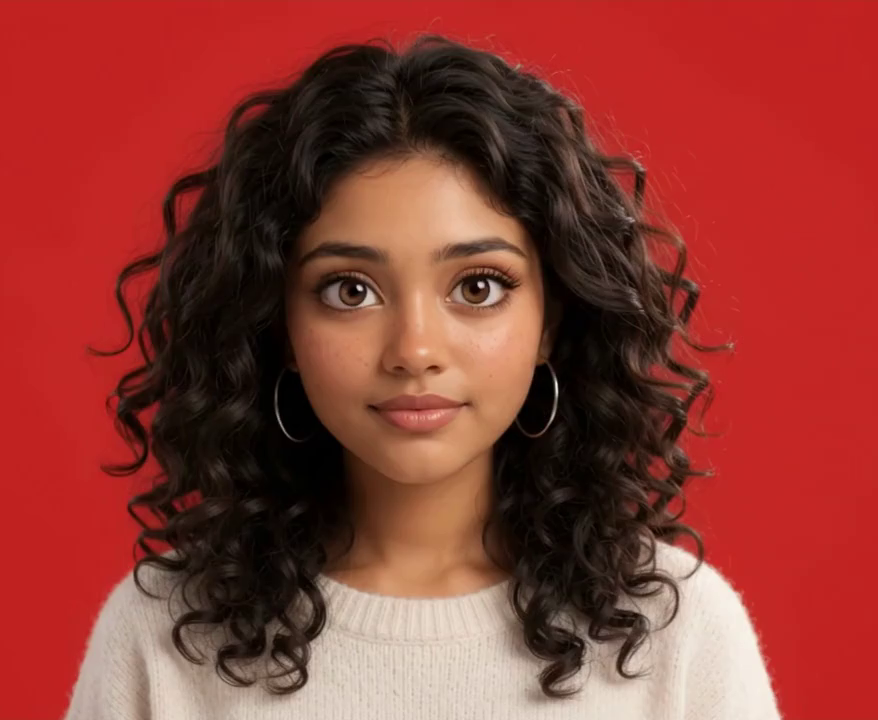
#> input picture frame 0 of public/character.mp4, 878 x 720 px
$ python inspect_video.py
#> lines starting #> are read from the running program, lines starting #| are printed output that depends on the picture; after the words box and inside, x2 and y2 are one past the last pixel; in counts of white or black regions, pixels touching at a corner belong together
#!/usr/bin/env python3
"""
inspect_video.py
Inspects the character animation video to identify directional keyframe positions,
then verifies the existing 64-frame WebP extraction is correctly ordered.
"""
import cv2
import numpy as np
import os

VIDEO_PATH = r'public/character.mp4'
FRAMES_DIR = r'public/frames'

cap = cv2.VideoCapture(VIDEO_PATH)
fps  = cap.get(cv2.CAP_PROP_FPS)
total = int(cap.get(cv2.CAP_PROP_FRAME_COUNT))
W = int(cap.get(cv2.CAP_PROP_FRAME_WIDTH))
H = int(cap.get(cv2.CAP_PROP_FRAME_HEIGHT))
dur = total / fps

print(f"Video: {W}x{H} @ {fps:.2f} fps  |  {total} frames  |  {dur:.2f}s")
print()

# ── Compass sample points ──
# The video has 8 directional poses then a neutral.
# At 30fps / 10s with 300 frames, each direction ≈ 300/9 ≈ 33 frames apart.
# Pose order from most animation tools: they typically go
#   RIGHT → DOWN-RIGHT → DOWN → DOWN-LEFT → LEFT → UP-LEFT → UP → UP-RIGHT → CENTER
# But we need to inspect actual motion to confirm.

# Sample every 10th frame and measure head ROI horizontal shift
# as a proxy for left/right head direction.
samples = {}
for f_idx in range(0, total, 10):
    cap.set(cv2.CAP_PROP_POS_FRAMES, f_idx)
    ret, frame = cap.read()
    if not ret:
        break
    # Crop to head region: top-center ~30% of frame
    head_roi = frame[:int(H*0.45), int(W*0.25):int(W*0.75)]
    # Compute mean x-position of bright (skin-tone) pixels vs dark bg
    # Background is deep red, character is brighter
    hsv = cv2.cvtColor(head_roi, cv2.COLOR_BGR2HSV)
    # Rough skin-or-bright mask (higher saturation and value than bg)
    mask = (hsv[:,:,2] > 80).astype(np.uint8)
    if mask.sum() > 100:
        cx = int(np.average(np.where(mask > 0)[1]))
        samples[f_idx] = cx
#> this loop made 30 passes
#> cx on passes 1 to 12: 238, 238, 235, 235, 233, 233, 234, 241, 247, 249, 249, 253
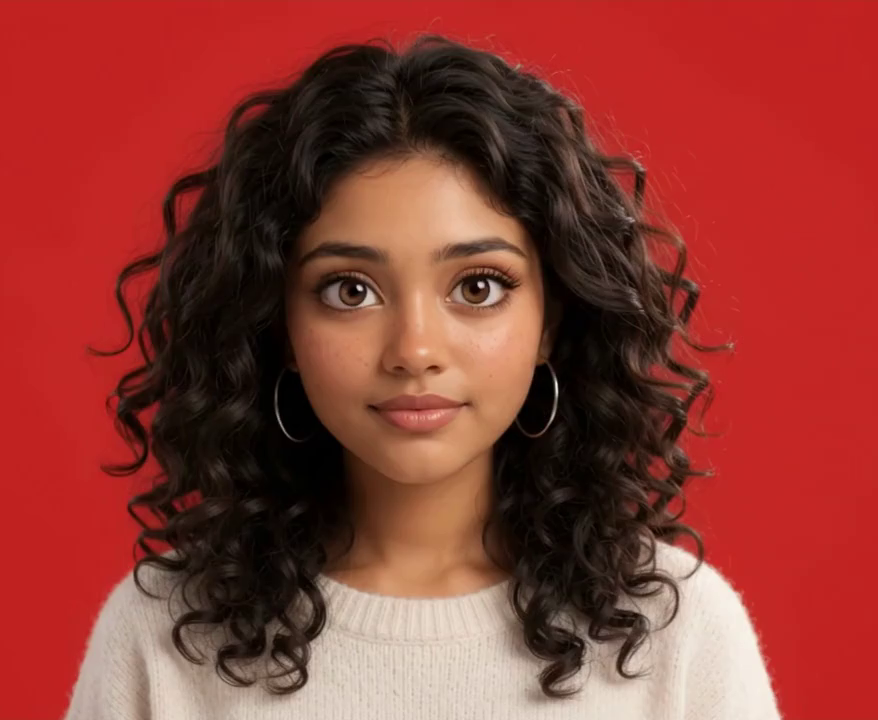
#> input picture frame 0 of public/character.mp4, 878 x 720 px
#> pass 1, `head_roi = frame[:int(H*0.45), int(W*0.25):int(W*0.75)]`:
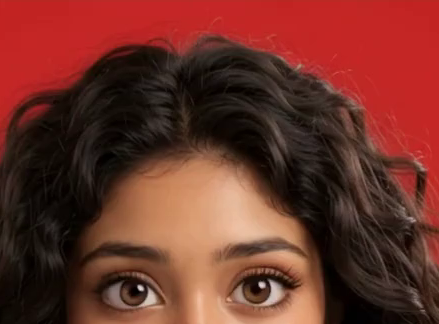
#> head_roi: shape (324, 439, 3); mean B, G, R 40.2, 50.1, 108.8
#> pass 1, `mask = (hsv[:,:,2] > 80).astype(np.uint8)`:
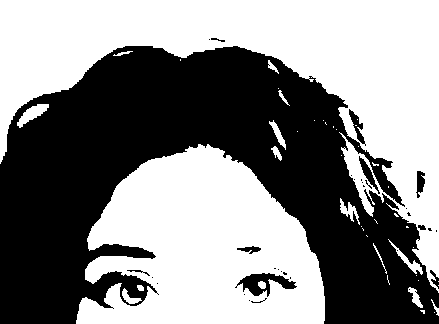
#> mask: shape (324, 439); values 0 (black) and 1 (white), 53.2% white; 33 black regions (23 under 20 px), largest, box (x1, y1, x2, y2) and area: (0, 46, 439, 324) 64993, (235, 273, 297, 297) 659, (349, 109, 366, 146) 204
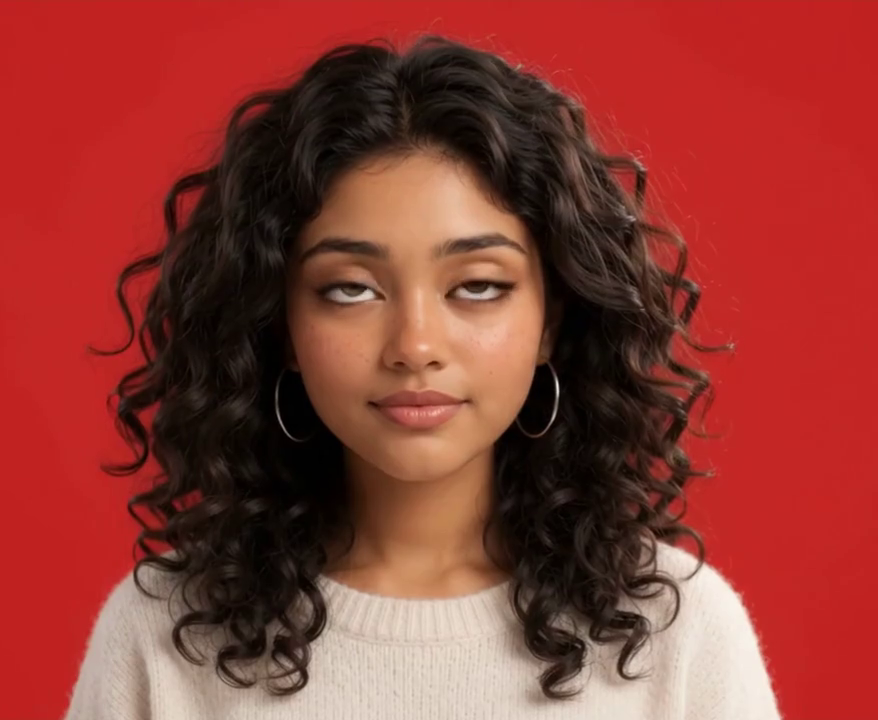
#> input picture frame 10 of public/character.mp4, 878 x 720 px
#> pass 2, `head_roi = frame[:int(H*0.45), int(W*0.25):int(W*0.75)]`:
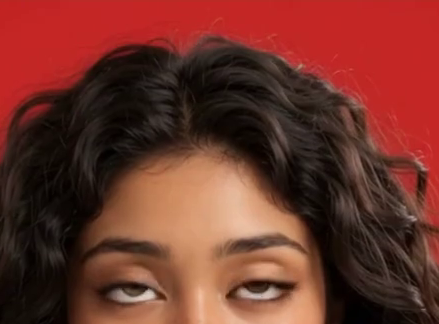
#> head_roi: shape (324, 439, 3); mean B, G, R 41.6, 51.7, 111.2
#> after the loop:
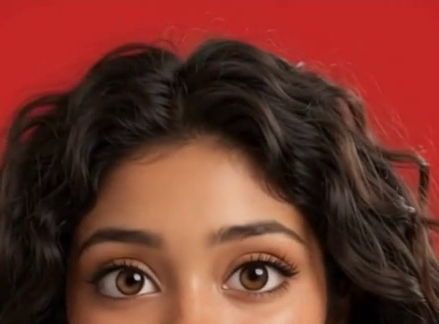
#> head_roi: shape (324, 439, 3); mean B, G, R 41.9, 52.7, 110.8
#> after the loop, samples = 30 items

cap.release()

# Print sample data
print("Frame → Head X centroid (proxy for L/R direction):")
for f, x in sorted(samples.items()):
    bar = '─' * (x // 4)
    print(f"  Frame {f:3d}: x={x:3d}  |{bar}")
#> this loop made 30 passes
#> (f, x) on passes 1 to 12: (0, 238), (10, 238), (20, 235), (30, 235), (40, 233), (50, 233), (60, 234), (70, 241), (80, 247), (90, 249), (100, 249), (110, 253)
#|   Frame   0: x=238  |───────────────────────────────────────────────────────────
#|   Frame  10: x=238  |───────────────────────────────────────────────────────────
#|   Frame  20: x=235  |──────────────────────────────────────────────────────────
#|   Frame  30: x=235  |──────────────────────────────────────────────────────────
#|   Frame  40: x=233  |──────────────────────────────────────────────────────────
#|   Frame  50: x=233  |──────────────────────────────────────────────────────────
#|   Frame  60: x=234  |──────────────────────────────────────────────────────────
#|   Frame  70: x=241  |────────────────────────────────────────────────────────────
#> (further printed lines are left out)

# ── Check extracted frame files ──
print()
#> (the run stopped early here; a loop or call above may not have finished)

$ run again, starting later in the video
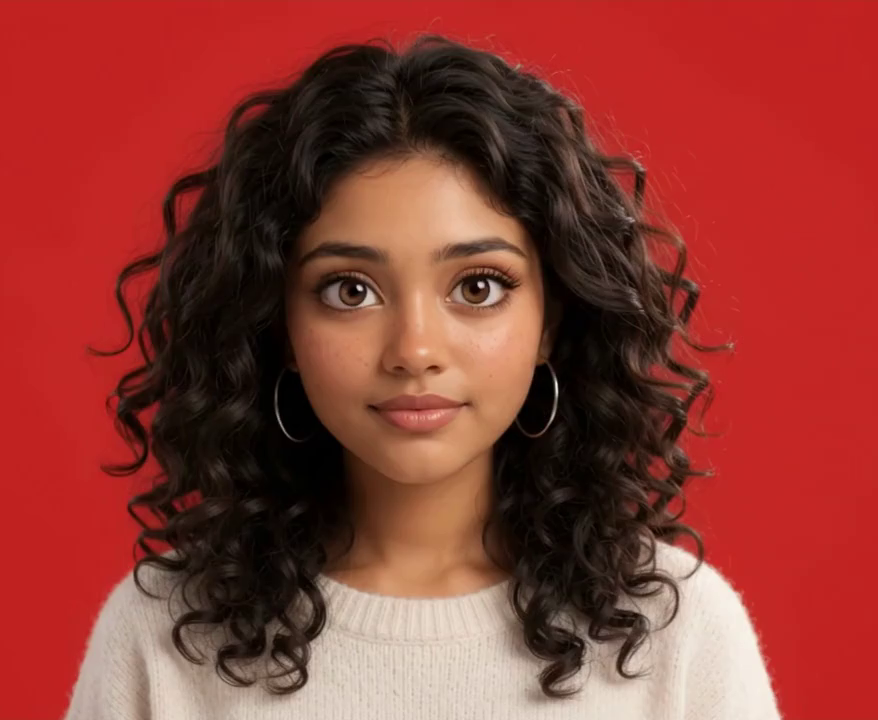
#> input picture frame 0 of public/character.mp4, 878 x 720 px
#> the loop `for f_idx in range(0, total, 10):` made 30 passes
#> cx on passes 1 to 8: 238, 238, 235, 235, 233, 233, 234, 241
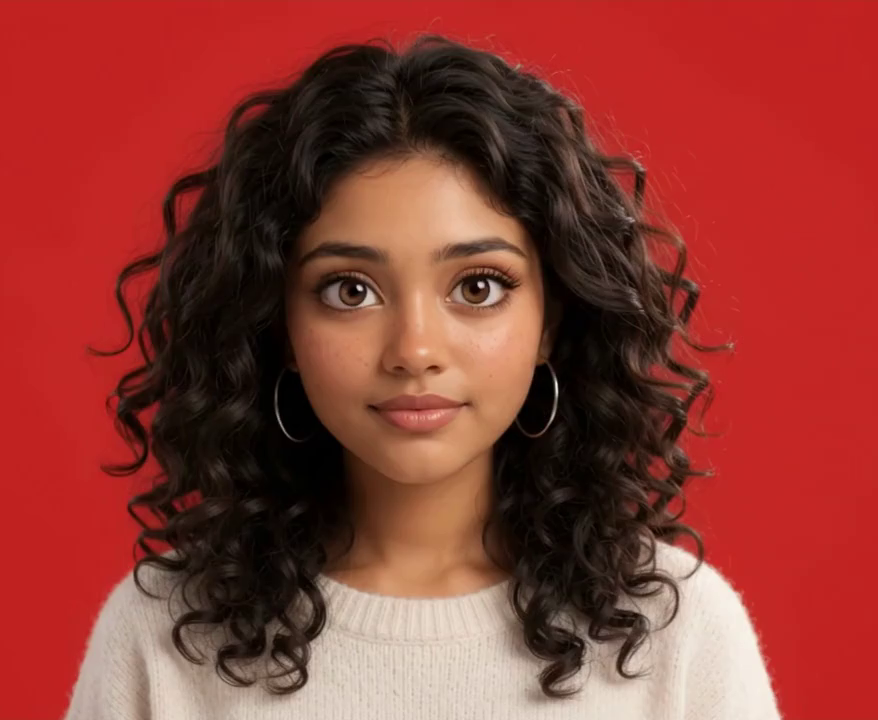
#> input picture frame 0 of public/character.mp4, 878 x 720 px
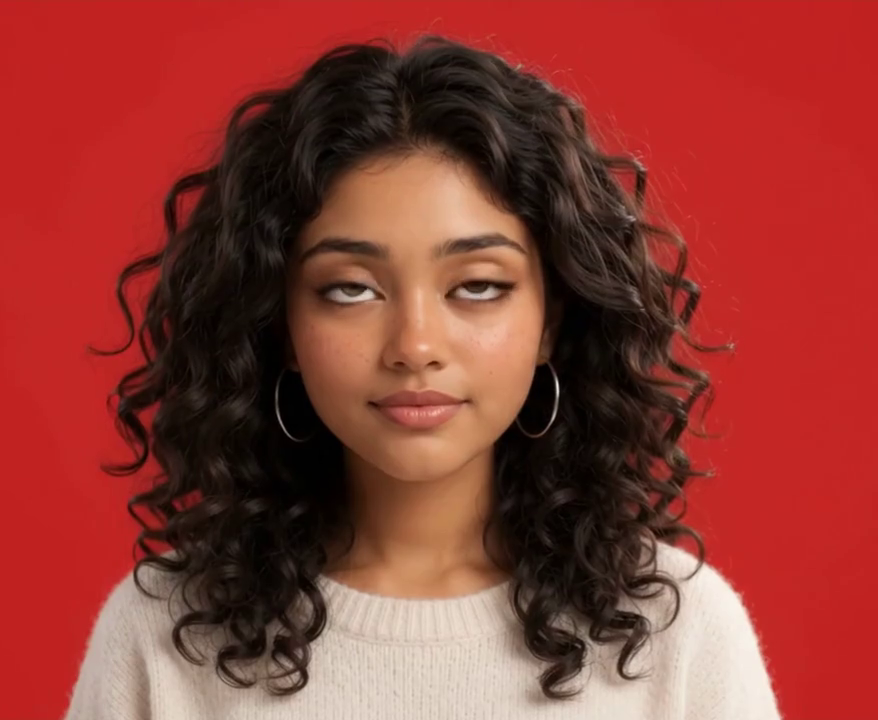
#> input picture frame 10 of public/character.mp4, 878 x 720 px
#> after the loop `for f_idx in range(0, total, 10):`: samples = 30 items
#> the loop `for f, x in sorted(samples.items()):` made 30 passes
#> (f, x) on passes 1 to 8: (0, 238), (10, 238), (20, 235), (30, 235), (40, 233), (50, 233), (60, 234), (70, 241)
#> (printed output is left out)

$ run again, starting later in the video
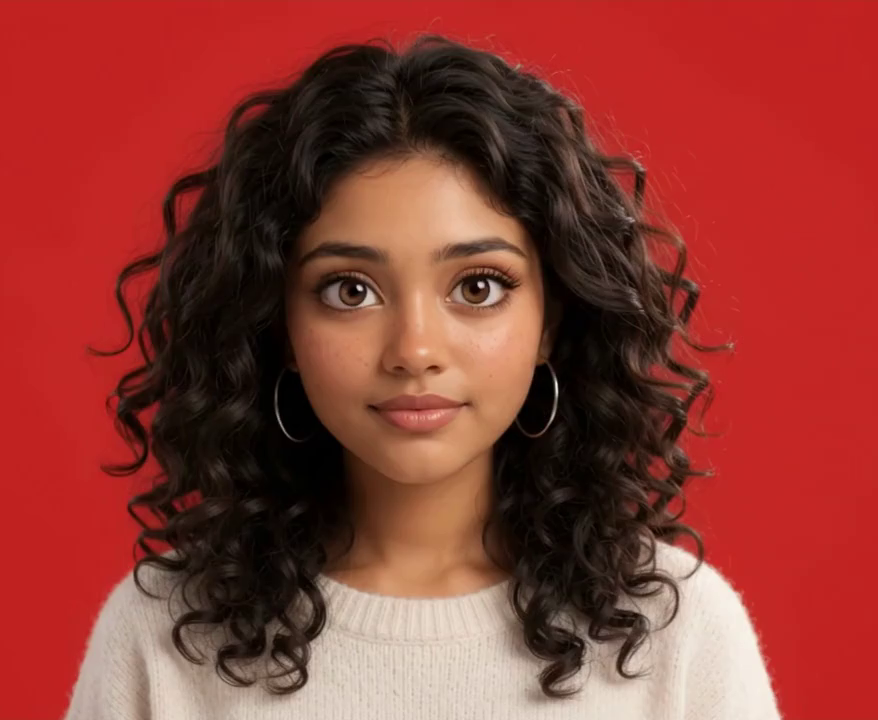
#> input picture frame 0 of public/character.mp4, 878 x 720 px
#> the loop `for f_idx in range(0, total, 10):` made 30 passes
#> cx on passes 1 to 8: 238, 238, 235, 235, 233, 233, 234, 241
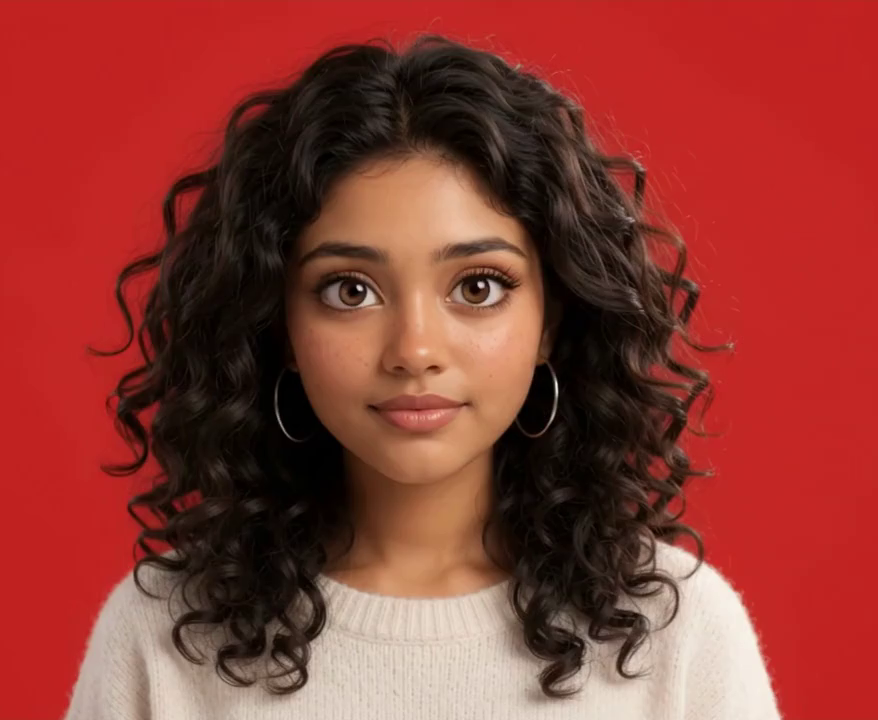
#> input picture frame 0 of public/character.mp4, 878 x 720 px
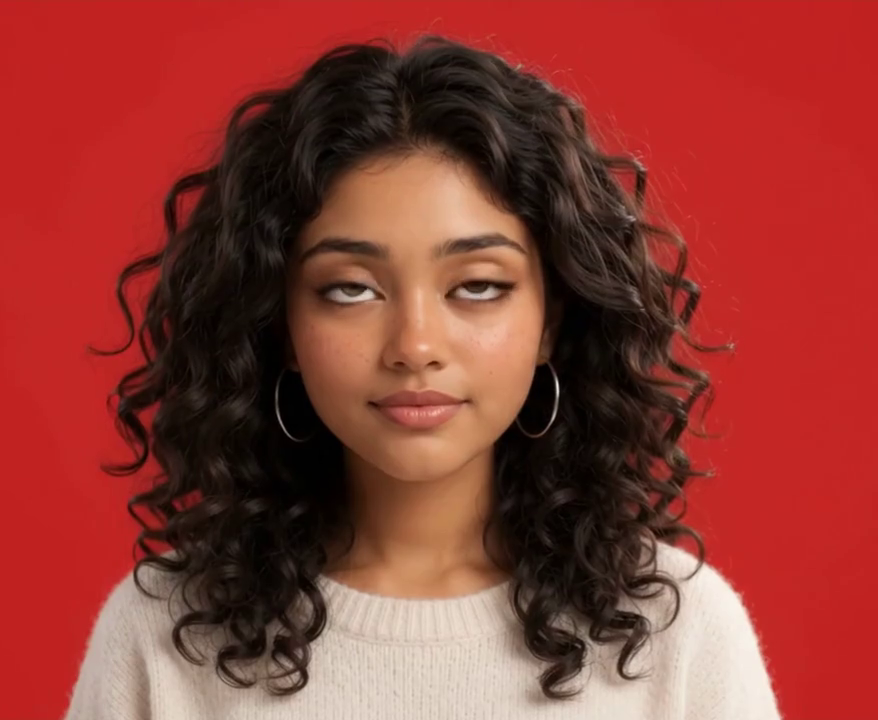
#> input picture frame 10 of public/character.mp4, 878 x 720 px
#> after the loop `for f_idx in range(0, total, 10):`: samples = 30 items
#> the loop `for f, x in sorted(samples.items()):` made 30 passes
#> (f, x) on passes 1 to 8: (0, 238), (10, 238), (20, 235), (30, 235), (40, 233), (50, 233), (60, 234), (70, 241)
#> (printed output is left out)
